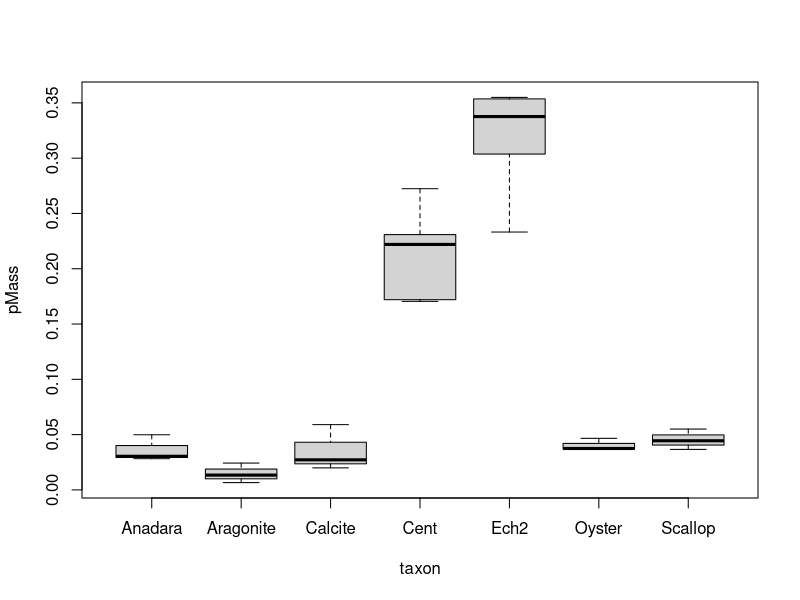
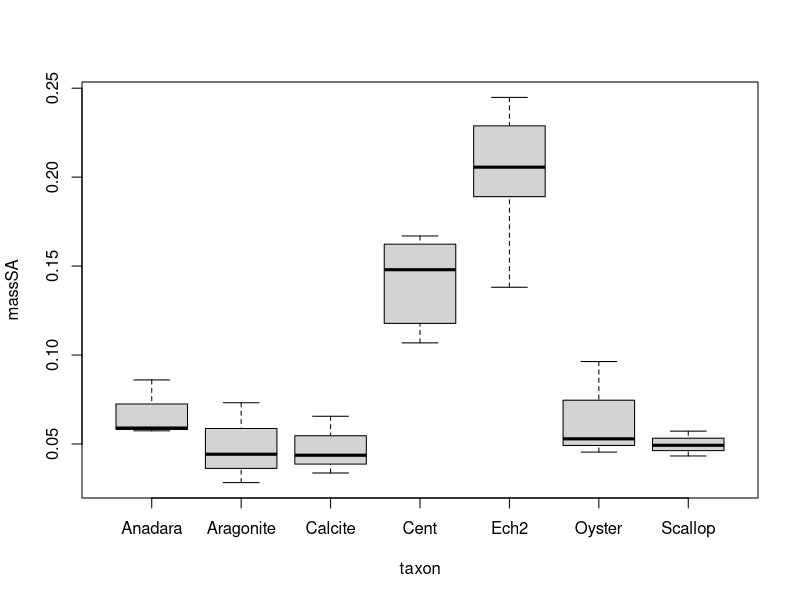
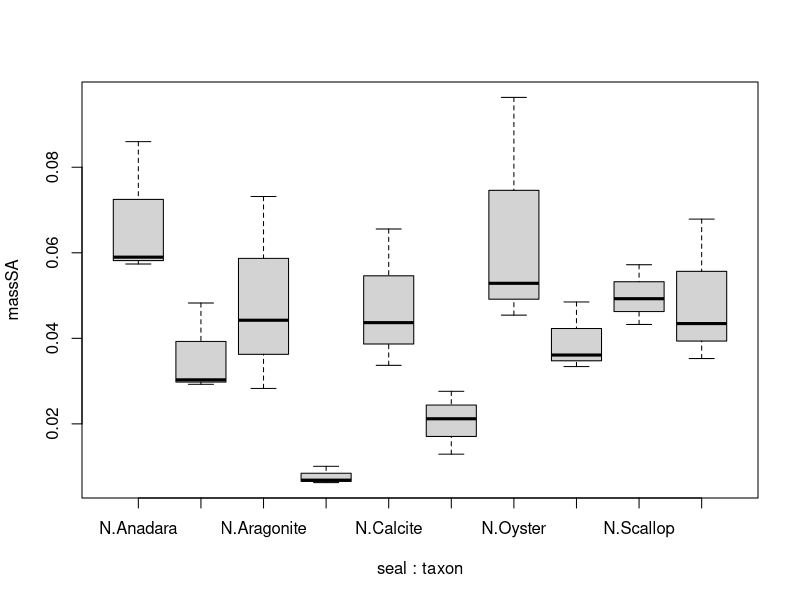

Reproduce these figures in R, in order.
################################  FILE LICENSE  ################################
#
#	This file is copyright (C) 2024 Mikayla Schmidt
#
#	This program is free software; you can redistribute it and/or modify it 
#	under the terms of version 3 the GNU General Public License as published 
#	by the Free Software Foundation.
#
#	This program is distributed in the hope that it will be useful, but WITHOUT
#	ANY WARRANTY; without even the implied warranty of MERCHANTABILITY or 
#	FITNESS FOR A PARTICULAR PURPOSE.  See the GNU General Public License for 
#	more details.
#
#	To view a copy of the license go to:
#	http://www.gnu.org/licenses/licenses.html#GPL
#	
################################################################################

#Ch 2 1.2 Pilot Processing/Power Analysis
setwd("C:/Users/micke/OneDrive/Desktop/Ch2 data")
dShellFull <- read.csv('./Ch2_Pilot2.csv', skip=15)

#remove missing or broken taxon
dShell <- subset(dShellFull, exclude == 0)

#General calculations of mass lost (total and percent) and cSize
dShell$cMass <- -1 * (dShell$mass2 - dShell$mass1)
dShell$pMass <- (dShell$mass1 - dShell$mass2) / dShell$mass1
dShell$cSize <- (dShell$xDim * dShell$yDim * dShell$zDim) ^ (1/3)

#surface area calculations based on parallelopiped/rectangular prism area
#this works for all pilot specimens except sea urchin spines
#is 2xy + 2yz + 2xz
dShell$finalSA <- 2*(dShell$xDim * dShell$yDim) + 2*(dShell$yDim * dShell$zDim) + 2*(dShell$xDim * dShell$zDim)

#surface area of a cone for urchin spines
#surface area of cone is pi r^2 + pi r (sqrt(h^2 + r^2))
subCone <- which(dShell$shape == 'Cone')
dShell[subCone,'finalSA'] <- (pi * dShell[subCone,'yDim']/2 * dShell[subCone,'zDim']/2) + (pi * dShell[subCone,'yDim']/2 * sqrt((dShell[subCone,'yDim']/2)^2+ dShell[subCone,'xDim']^2))

#now onto the mass
dShell$massSA <- dShell$cMass/dShell$finalSA


#1.0 post cleanup analysis starts here
dShell$taxon <- as.factor(dShell$taxon)
taxa <- sort(unique(dShell$taxon))
pData <- dShell
TAXA <- unique(pData$taxon)
pData$taxon <- as.factor(pData$taxon)
taxa <- sort(unique(pData$taxon))
tFont <- rep(3,length(taxa))
tFont[which(taxa == 'Anadara')] <- 1
tAbrev <- substring(taxa,0,5)
TAXA2 <- data.frame(taxon=taxa, tFont = tFont, tPoint=substring(taxa,0,1), taxaAbrev = tAbrev, tColor=rainbow(length(taxa)), tLine = 1:length(taxa))
pData<-merge(pData,TAXA2,by='taxon')


#first, subset of data where there is no sealer to look at how the sea urchin spines are going
subDefault <- subset(pData, seal == 'N')

#quick plot of pMass by taxon and massSA by taxon
plot(pMass ~ taxon, data=subDefault)
plot(massSA ~ taxon, data= subDefault)
mean(subDefault$massSA)



#matrix of t tests
TAXA3 <- data.frame(taxon=taxa)
ttestResult <- data.frame(taxon = TAXA3$taxon, k = 3, n=NA, f=NA, alpha=0.05, deltaMeanDiff = NA, sigmaSD = NA)

subCone <- which(ttestResult$taxon == 'Cent'|ttestResult$taxon == 'Ech2')
ttestResult[subCone,'k'] <- 6

#all of means and things needed for matrix of t tests
expMean <- aggregate(subDefault$massSA, by=list(subDefault$taxon),FUN=mean, na.action=na.omit)
expSD <- aggregate(subDefault$massSA, by=list(subDefault$taxon),FUN=sd)
expSDBig <- max(expSD$x)
expMeanMax <- max(expMean$x)
expMeanMin <- min(expMean$x)
expMeanDiff <- expMeanMax - expMeanMin

#longer script to run power analysis of t test for number of specimens needed to discern massSA differences if present
tax <- vector()
res <- vector()
c <- 0

for (a in 1:nrow(expMean)) {
  for (b in a:nrow(expMean)) {
    
    c <- c + 1
    tax[c] <- paste(expMean[a,'x'],expMean[b,'x'])
    
    if (a == b) {
      res[c] <- -99
    } else {
      
      DELTA <- expMean[a,'x'] - expMean[(b),'x']
      SD <- expSD[a,'x']
      if (expSD[(b),'x'] > SD)
        SD <- expSD[(b),'x']
      
      res[c] <- power.t.test(n=NULL,delta=DELTA,sd=SD, sig.level=0.05,power=0.8)$n
      #res[c] <- power.t.test(n=5,delta=DELTA,sd=SD, sig.level=0.05,power=NULL)$power
    }
  }}

dataTrial <- data.frame(comparison=tax, n=round(res))
dataTrial <- dataTrial[(dataTrial$n > 0),]
dataTrial




#2. second, subset focusing on the differences between sealed and unsealed
#minus the sea urchins because they are not sealed
dShell$taxon <- as.factor(dShell$taxon)
taxa <- sort(unique(dShell$taxon))
pData <- dShell
TAXA <- unique(pData$taxon)
pData$taxon <- as.factor(pData$taxon)
subSeal <- subset(pData, taxon != 'Cent')
subSeal <- subset(subSeal, taxon != 'Ech2')
subSeal$seal <- as.factor(subSeal$seal)
subSeal$taxon <- droplevels(subSeal$taxon)
str(subSeal)

#now time to adjust the surface area based on subseal calcs
subLess <- which((subSeal$taxon == 'Anadara'|subSeal$taxon == 'Oyster'|subSeal$taxon == 'Scallop')  & subSeal$seal == 'Y')
subSeal[subLess,'finalSA'] <- 2 * subSeal[subLess,'xDim'] * subSeal[subLess,'yDim']
subSeal$massSA <- subSeal$cMass/subSeal$finalSA

#boxplot showing the differences  
boxplot(massSA ~ (seal * taxon), data=subSeal)

#now set of t tests to look at whether there is any differences
subAna <- subset(subSeal, subSeal$taxon=='Anadara')
t.test(massSA ~ seal, data=subAna)
subCal <- subset(subSeal, subSeal$taxon=='Calcite')
t.test(massSA ~ seal, data=subCal)
expSD <- aggregate(subSeal$massSA, by=list(subSeal$seal),FUN=sd)
power.t.test(n=3, delta= 0.027 ,sd=0.018, sig.level=0.05, power= NULL, type = c('two.sample'))
subArag <- subset(subSeal, subSeal$taxon=='Aragonite')
t.test(massSA ~ seal, data=subArag)
subOys <- subset(subSeal, subSeal$taxon=='Oyster')
t.test(massSA ~ seal, data=subOys)
subScal <- subset(subSeal, subSeal$taxon=='Scallop')
t.test(massSA ~ seal, data=subScal)

TAXA4 <- data.frame(taxon=taxa)
ttestResult2 <- data.frame(taxon = TAXA4$taxon, k = 5, n=NA, f=NA, alpha=0.05, deltaMeanDiff = NA, sigmaSD = NA)

#now power analysis looking at how many specs you'd need to tell difference
taxa2 <- sort(unique(subSeal$taxon))
TAXA5 <- data.frame(taxon= taxa2)
summaryP2.1 <- data.frame(taxon = TAXA5, n=NA)
p = 0
for (T in TAXA5$taxon) {
  temp <- subSeal[(subSeal$taxon == T),]
  expMeanTemp <- aggregate(temp$massSA, by=list(temp$seal),FUN=mean, na.action=na.omit)
  expSDTemp <- aggregate(temp$massSA, by=list(temp$seal),FUN=sd)
  expSDBig <- pmax.int(expSDTemp$x)
  p <- p + 1
  power.temp <- power.t.test(n=NULL,delta=abs(expMeanTemp[1,'x']-expMeanTemp[2,'x']),sd=expSDBig[2], sig.level=0.05, power= 0.8, type = c('two.sample'))
  summaryP2.1[p, 'n'] <- power.temp$n
}
summaryP2.1
